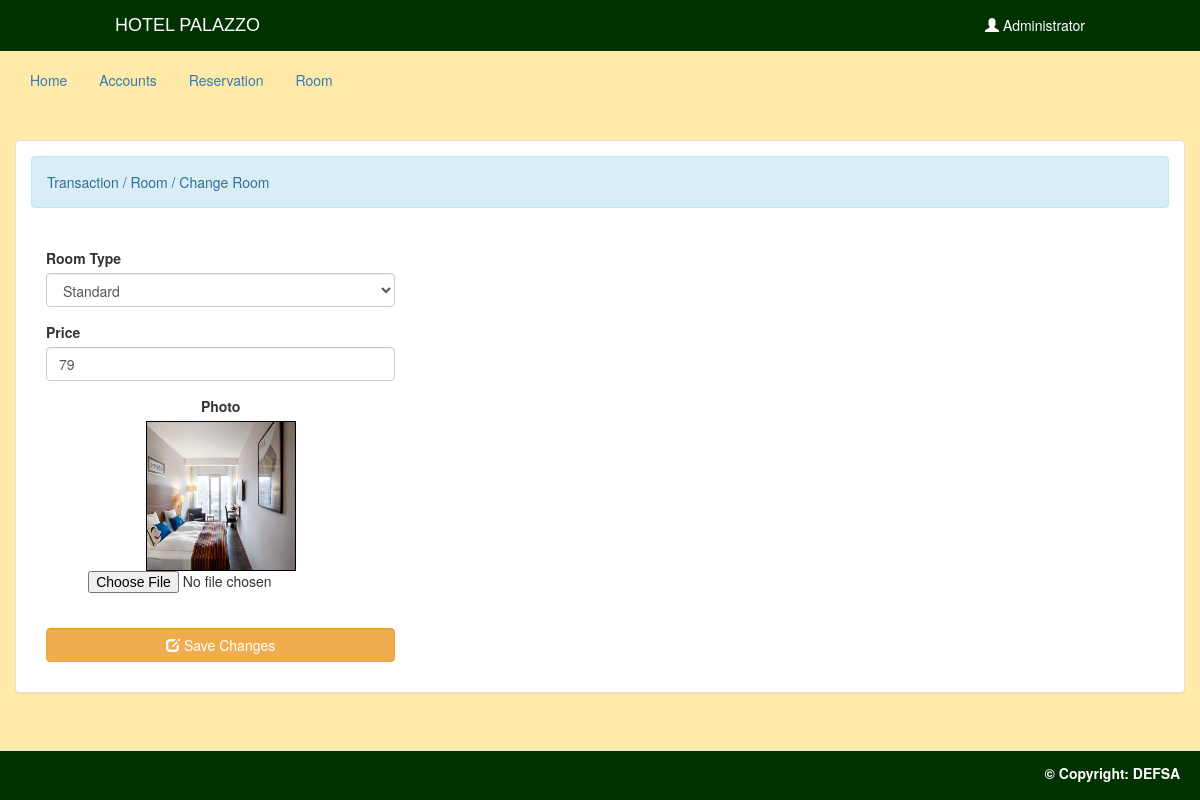
The app's page /admin/edit_room.php?room_id=1 (signed in) with its own data.
### tables this page shows
CREATE TABLE `room` (
  `room_id` int(11) NOT NULL,
  `room_type` varchar(50) NOT NULL,
  `price` varchar(11) NOT NULL,
  `photo` varchar(100) NOT NULL
);

### admin/edit_room.php (the view, shortened to what this page needs)
<!DOCTYPE html>
<?php
	require 'name.php';
?>
<html lang = "en">
	<head>
		<link rel = "stylesheet" type = "text/css" href = "../css/bootstrap.css " />
		<link rel = "stylesheet" type = "text/css" href = "../css/style.css" />
	</head>
<body style="background-color:#ffeaa7">
<header class="navbar navbar-inverse navbar-fixed-top bs-docs-nav" role="banner">
  <div class="container">
		<div class="navbar-header">
		<a href="home.php" class="navbar-brand">Hotel PALAZZO</a>
		</div>
		<nav class="collapse-navbar" role="navigation">
		<ul class="nav navbar-nav navbar-right">
		<li  class = "dropdown">
					<a class="dropdown-toggle" data-toggle="dropdown" role="button" aria-haspopup="true" aria-expanded="false"><i class = "glyphicon glyphicon-user"></i>  Administrator</a>
				</li>
      </ul>
		</nav>
  </div>
</header>
<br>
<br>
	<div class = "container-fluid">
		<ul class = "nav nav-pills">
			<li><a href = "home.php">Home</a></li>
			<li><a href = "account.php">Accounts</a></li>
			<li><a href = "reserve.php">Reservation</a></li>
			<li><a href = "room.php">Room</a></li>
		</ul>
	</div>
	<br />
	<div class = "container-fluid">
		<div class = "panel panel-default">
			<div class = "panel-body">
				<div class = "alert alert-info">Transaction / Room / Change Room</div>
				<br />
				<div class = "col-md-4">
					<?php
						$query = $conn->query("SELECT * FROM `room` WHERE `room_id` = '$_REQUEST[room_id]'") or die(mysqli_error());
						$fetch = $query->fetch_array();
					?>
					<form method = "POST" enctype = "multipart/form-data">
						<div class = "form-group">
							<label>Room Type </label>
							<select class = "form-control" required = required name = "room_type">
								<option value = "Standard" <?php if($fetch['room_type'] == "Standard"){echo "selected";}?>>Standard</option>
							</select>
						</div>
						<div class = "form-group">
							<label>Price </label>
							<input type = "number" min = "0" max = "999999999" value = "<?php echo $fetch['price']?>" class = "form-control" name = "price" />
						</div>
						<div class = "form-group">
							<center><label>Photo </label>
							<div id = "preview" style = "width:150px; height :150px; border:1px solid #000;">
								<img src = "../photo/<?php echo $fetch['photo']?>" id = "lbl" width = "100%" height = "100%"/>
							</div>
							<input type = "file" required = "required" id = "photo" name = "photo" />
						</div></center>
						<br />
						<div class = "form-group">
							<button name = "edit_room" class = "btn btn-warning form-control"><i class = "glyphicon glyphicon-edit"></i> Save Changes</button>
						</div>
					</form>
				</div>
			</div>
		</div>
	</div>
	<br />
	<br />
	<div style = "text-align:right;height: 40px; background-color: #003300;" class = "navbar navbar-default navbar-fixed-bottom">
	<label style="color:white;  margin: 12px; margin-right: 20px; ">&copy; Copyright: DEFSA </label>
	</div>
</body>
</html>

### css/style.css (style rules this page uses)
body { margin: 0; }
.navbar-brand { font-family: 'Montserrat', sans-serif; text-transform: uppercase; margin-right: 10px; }
nav { width: 100%; height: 50px; }
.navbar-inverse { background-color: #003300; display: flex; margin: 0; padding: 0 100px; float: right; }
.navbar-inverse { background-image: none; }
.navbar-inverse { border-color: #003300 }
.navbar-inverse .navbar-brand { color: #FFFFFF }
.navbar-inverse .navbar-nav>li>a { color: #FFFFFF }

### records on screen
room: room_type "Standard", price "79", photo (picture)
